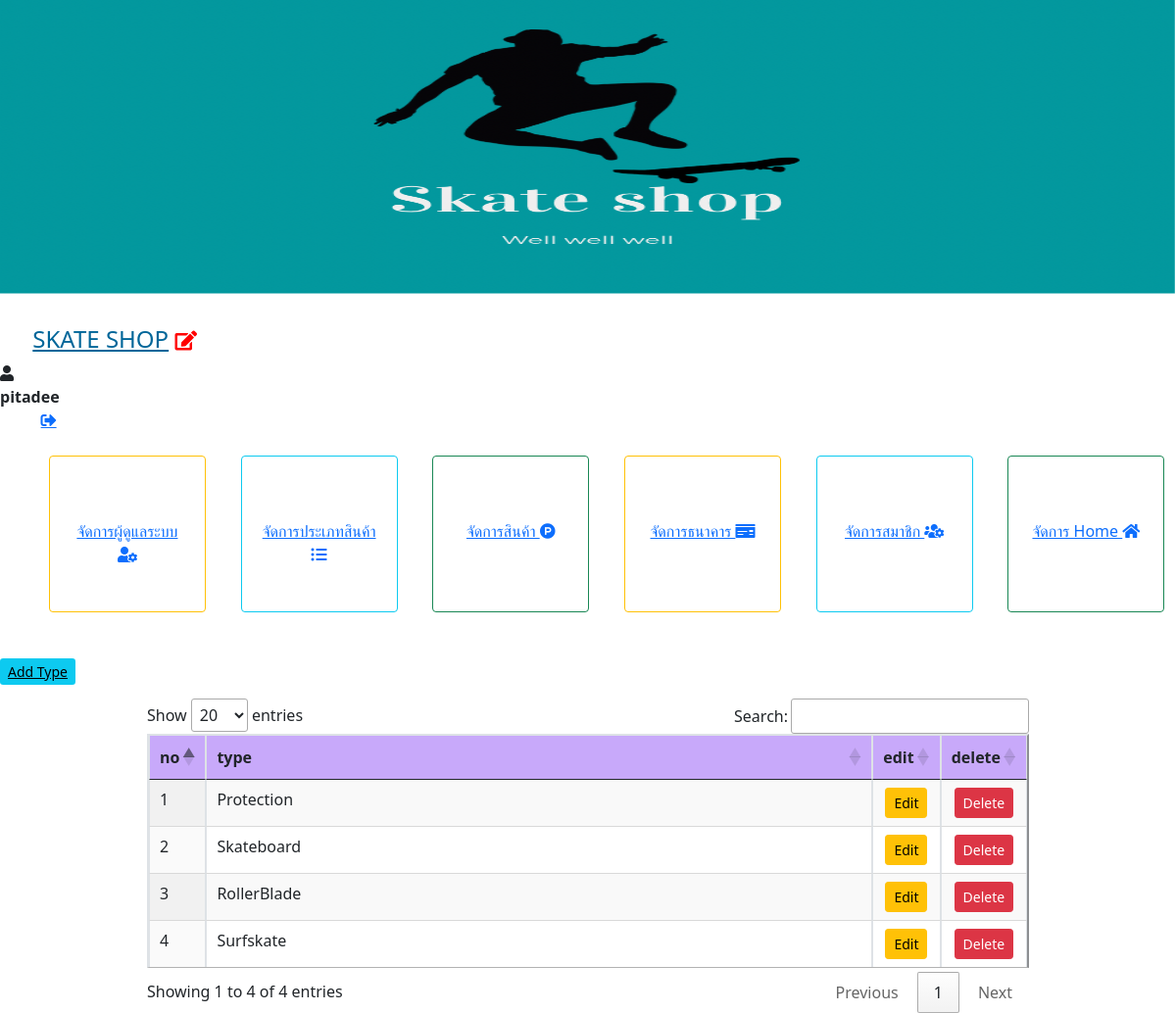
The app's page /skate-shop/admin/type_list.php (signed in) with its own data.
### tables this page shows
CREATE TABLE `shop` (
  `h_id` int(10) NOT NULL,
  `h_name` varchar(100) NOT NULL,
  `g_img` varchar(200) NOT NULL,
  `h_address` varchar(200) DEFAULT NULL,
  `h_tel` varchar(12) DEFAULT NULL,
  `h_fb` varchar(200) DEFAULT NULL,
  `h_ig` varchar(200) DEFAULT NULL
);

CREATE TABLE `type` (
  `type_id` int(11) NOT NULL,
  `type_name` varchar(100) NOT NULL
);

### skate-shop/admin/h.php (called while the page is built, shortened)
<?php session_start();
  $a_user = $_SESSION['a_user'];
?>

### skate-shop/admin/type_list.php (the view, shortened to what this page needs)
<!DOCTYPE html>
<html>
<head>
  <link href="https://cdn.jsdelivr.net/npm/bootstrap@5.0.2/dist/css/bootstrap.min.css" rel="stylesheet">
</head>
  <body>
    <?php include('h.php');
      ?>
      <?php include('header.php');
      ?>
      <br></br>
      <a  class="btn-info btn-sm" href="type_list.php?act=add" data-bs-toggle="modal" data-bs-target="#addtype" data-bs-whatever="@mdo">
      Add Type
        </a>
<center>
    <div class="col-md-9">
    <?php
      include('datatable.php');
                include('condb.php');
                $query = "SELECT * FROM type ORDER BY type_id ASC" or die("Error:" . mysqli_error());
                $result = mysqli_query($con, $query);
                $row_am = mysqli_fetch_assoc($result);
                $num=0;
                ?>
          <table border="2" class="display table table-bordered" id="example1" align="center"  >
          <thead  >
            <tr class="info" bgcolor='#c8a9fa'>
            <th width="5%">no</th>
            <th  >type</th>
            <th width="5%">edit</th>
            <th width="5%">delete</th>
          </tr>
        </thead>
          <?php do { $num++; ?>
            <tr>
            <td><?php echo $num; ?></td>
              <td><?php echo $row_am['type_name']; ?></td>
              <td align="center" ><a href="type_list.php?act=edit&ID=<?php echo $row_am['type_id']; ?>" class="btn btn-warning btn-sm"> Edit </a> </td>
              <td align="center" ><a href="type_del_db.php?ID=<?php echo $row_am['type_id']; ?>" class='btn btn-danger btn-sm'  onclick="return confirm('Do you want to delete this type? !!!')">Delete</a> </td>
            </tr>
            <?php } while ($row_am =  mysqli_fetch_assoc($result)); ?>
            </table></div></center>
  </body>
</html>

### skate-shop/admin/header.php (shortened to what this page needs)
<html lang="en">
<head>
    <?php include('h.php');
      ?>
       <?php include('h2.php');
      ?>
</head>
<?php
      $query_product = "SELECT * FROM shop ";
      $result_pro =mysqli_query($con, $query_product) or die ("Error in query: $query_product " . mysqli_error());
      $row_pro = mysqli_fetch_array($result_pro);
      ?>
<body>
<div class="row">
<img src="g_img/<?php echo $row_pro['g_img']; ?>" width="100%" height="300">
    <div class="col-10">
        <a  href="index.php"  align="center" class="card-title" style="color:#069;"><h4 ><?php echo $row_pro["h_name"];?></a>
        <a  class="navbar-brand" href="about_store_edit_db.php" data-bs-toggle="modal" data-bs-target="#edit" data-bs-whatever="@mdo">
          <i style="color:red;"class="fas fa-edit"></i>
        </a>
      </div>&nbsp;&nbsp;&nbsp;&nbsp;&nbsp;&nbsp;&nbsp;&nbsp;&nbsp;&nbsp;&nbsp;&nbsp;&nbsp;&nbsp;&nbsp;&nbsp;&nbsp;
      <div class="col-1">
        <div class="icons">
            <i class="fas fa-user"></i><b style="color:#212529"> <?php echo $a_user; ?></b>
            <a href="../logout.php" class="fas fa-sign-out-alt" onclick="return confirm('คุณต้องการออกจากระบบหรือไม่?')"></a>
        </div>
      </div>
</div>
<br>
<div class="row">
  <div class="col-sm">
<div class="card border-warning text-center" style="height: 10rem; width: 10rem;" >
  <div class="card-body">
    <br><br>
  <a href="admin_list.php">จัดการผู้ดูแลระบบ
     <i class="fas fa-user-cog"></i>
  </a>
  </div>
</div>
</div>
<div class="col-sm">
<div class="card border-info text-center" style="height: 10rem; width: 10rem;" >
  <div class="card-body ">
    <br><br>
    <a href="type_list.php">จัดการประเภทสินค้า   <i class="fas fa-list-ul"></i></a>
  </div>
</div>
</div>
<div class="col-sm">
<div class="card border-success text-center" style="height: 10rem; width: 10rem;" >
  <div class="card-body">
    <br><br>
    <a href="product_list.php">จัดการสินค้า   <i class="fab fa-product-hunt"></i></a>
  </div>
</div>
</div>
<div class="col-sm">
<div class="card border-warning text-center" style="height: 10rem; width: 10rem;" >
  <div class="card-body">
    <br><br>
    <a href="bank_list.php">จัดการธนาคาร  <i class="fas fa-money-check"></i></a>
  </div>
</div>
</div>
<div class="col-sm">
<div class="card border-info text-center" style="height: 10rem; width: 10rem;" >
  <div class="card-body">
    <br><br>
    <a href="member_list.php">จัดการสมาชิก  <i class="fas fa-users-cog"></i></a>
  </div>
</div>
</div>
<div class="col-sm">
<div class="card border-success text-center" style="height: 10rem; width: 10rem;" >
  <div class="card-body">
    <br><br>
    <a href="about_store.php">จัดการ Home  <i class="fas fa-home"></i></a>
  </div>
</div>
</div>
</div>
</body>
</html>

### records on screen
shop: g_img (picture), h_name "SKATE SHOP"
type: type_name "Protection"
type: type_name "Skateboard"
type: type_name "RollerBlade"
type: type_name "Surfskate"

### other values on screen
$a_user "pitadee"
